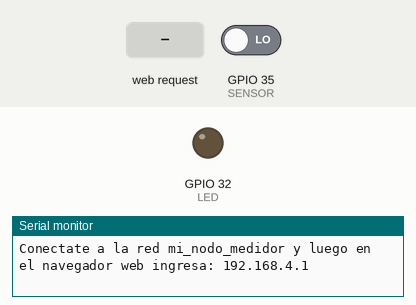
This sketch was run on a simulated ESP32. On the bench: output pins drawn as LEDs (lit = HIGH), the last lines printed to the serial monitor. The test bench sets the inputs (shaded band); at power-on: GPIO 35 (SENSOR) LOW.

Above: at 1.2 s.
1.3 s: HTTP request GET /H received
At 2.2 s:
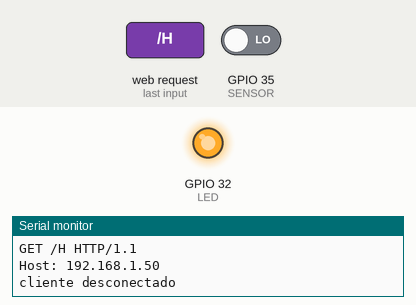
2.8 s: HTTP request GET /L received
At 3.3 s:
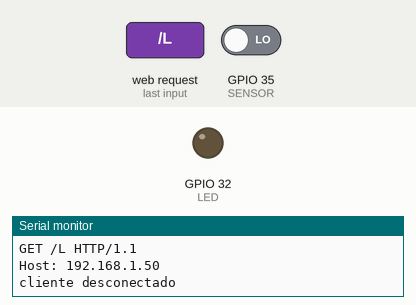
Timing chart, 0 to 5.8 s (numbered marks = the images above; inputs shaded):
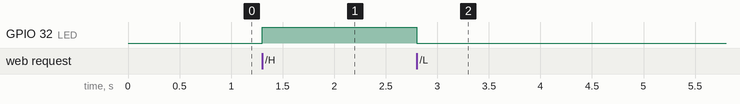

The sketch:

lectura_html.ino
```cpp
#include <WiFi.h>
#include <WiFiClient.h>
#include <WiFiAP.h>

#define LED 32
#define SENSOR 35

const char ssid[] = "mi_nodo_medidor";
const char password[] = "miclave123";

WiFiServer server(80);

void setup() {
  pinMode(LED, OUTPUT);
  pinMode(SENSOR, INPUT);
  Serial.begin(9600);
  WiFi.softAP(ssid, password);
  IPAddress IP = WiFi.softAPIP();
  Serial.print("Conectate a la red ");
  Serial.print(ssid);
  Serial.print(" y luego en el navegador web ingresa: ");
  Serial.println(IP);
  server.begin();

}

void loop() {
  WiFiClient client = server.available();

  if (client) {
    Serial.println("nuevo cliente conectado");
    String currentLine = "";
    while (client.connected()) {
      if (client.available()) {
        char c = client.read();
        Serial.write(c);
        if (c == '\n') {
          if (currentLine.length() == 0) {
            client.println("HTTP/1.1 200 OK");
            client.println("Content-type:text/html");
            client.println();

            client.print("Click <a href=\"/H\">aca</a> para prender LED.<br>");
            client.print("Click <a href=\"/L\">aca</a> para apagar LED.<br>");
            client.println();
            client.print("El interruptor esta ");
            if(digitalRead(SENSOR)){
              client.println("apretado");
            }else{
              client.println("sin apretar");
            }
            break;
          } else {
            currentLine = "";
          }
        } else if (c != '\r') {
          currentLine += c;
        }

        if (currentLine.endsWith("GET /H")) {
          digitalWrite(LED, HIGH);
        }
        if (currentLine.endsWith("GET /L")) {
          digitalWrite(LED, LOW);
        }

      }
    }

    client.stop();
    Serial.println("cliente desconectado");
  }
}
```

Measured:
- after the input at 1.3 s, GPIO 32 (LED): LOW → HIGH at once
- after the input at 2.8 s, GPIO 32 (LED): HIGH → LOW at once
